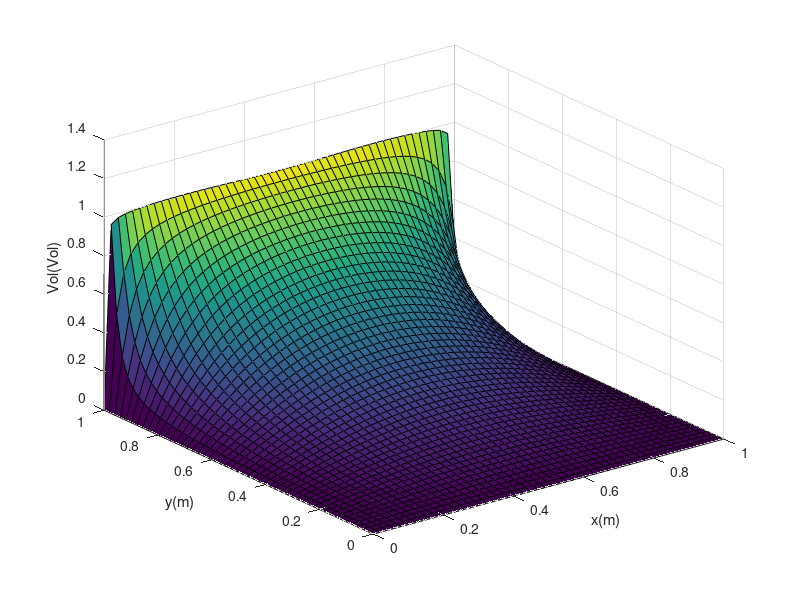
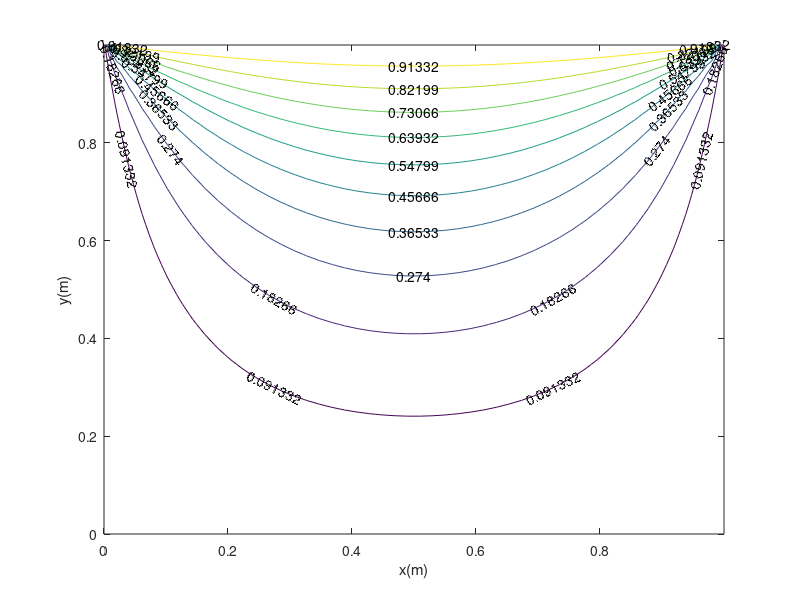
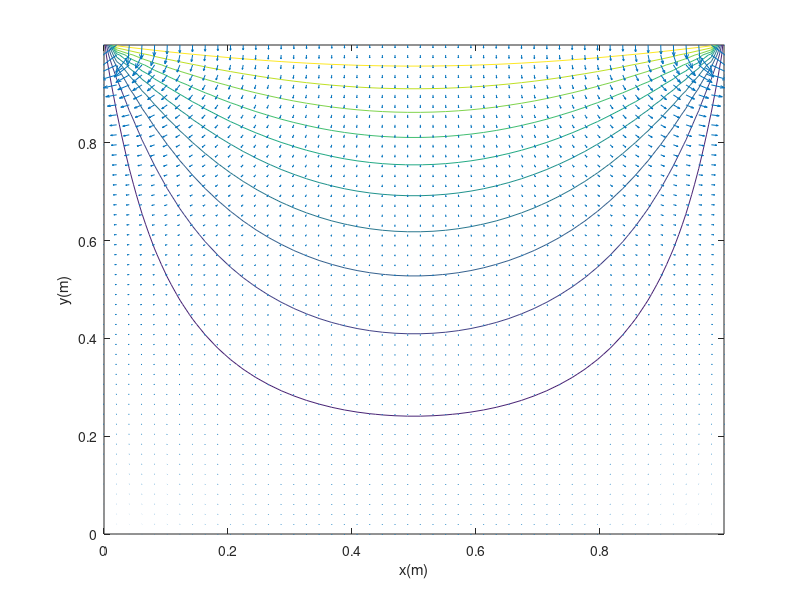

These charts were generated, in order, by the following MATLAB code:
%take 50 X,Y points
n_x_point=50; 
n_y_point=50; 

%assume infinity at 200
assume_infinity=200;

%creating a 50*50 matrix initialising with 0s to store voltages at points
Vol=zeros(n_y_point,n_x_point);

%scaling our plots between 0 and 1 on x-y axes
x_min=0; x_max=1; y_min=0; y_max=1;

%stepsize in x & y direction
step_x=(x_max-x_min)/(n_x_point-1);
step_y=(y_max-y_min)/(n_y_point-1);

%calculating Voltage at x,y
for i=1:n_x_point 
    for j=1:n_y_point 
        xplot=x_min+(j-1)*step_x;
        yplot=y_min+(i-1)*step_y;
        for n=1:assume_infinity
            Vol(i,j)=Vol(i,j)+(2-2*(-1)^n)*sinh(n*pi*yplot)*sin(n*pi*xplot)/(n*pi*sinh(n*pi));
        end
    end
end

[xmesh,ymesh] = meshgrid(x_min:step_x:x_max , y_min:step_y:y_max);

%plotting the surface
surf(xmesh,ymesh,Vol);
xlabel('x(m)');
ylabel('y(m)');
zlabel('Vol(Vol)')
figure;

%plotting the contour
[C,h] = contour(xmesh,ymesh,Vol);
set(h,'ShowText','on','TextStep',get(h,'LevelStep'));
xlabel('x(m)');
ylabel('y(m)');
figure;

%plotting lines of Electric field
contour(xmesh,ymesh,Vol); [px,py] = gradient(Vol);
hold on,quiver(xmesh,ymesh,-px,-py,5),hold off,
xlabel('x(m)');
ylabel('y(m)');
